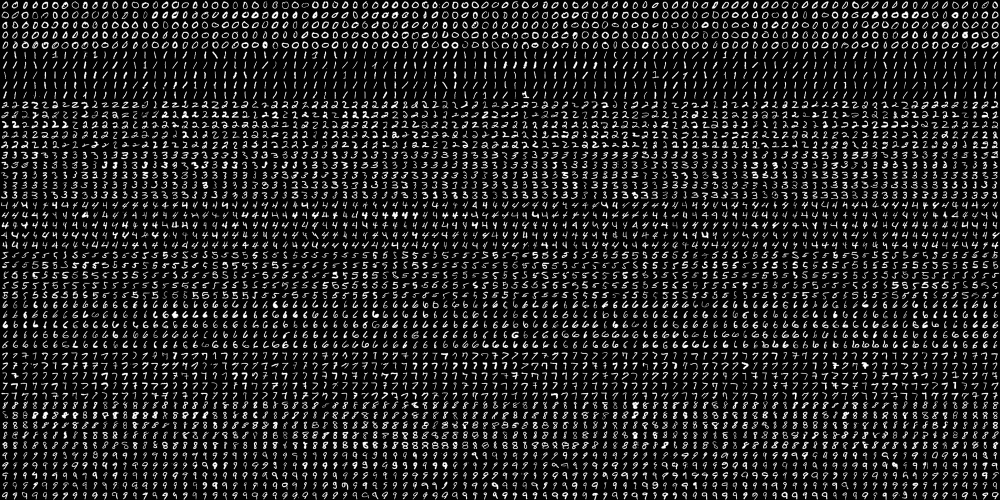
#> input picture digits.png, 2000 x 1000 px (shown at 1/2 size)
$ python testing.py
#> lines starting #> are read from the running program, lines starting #| are printed output that depends on the picture; after the words box and inside, x2 and y2 are one past the last pixel; in counts of white or black regions, pixels touching at a corner belong together
#> the answer given: digits.png
#> in getpic, picture is the input picture: shape (1000, 2000, 3); min 0, max 255, mean 33.8
import numpy as np
from imutils.perspective import four_point_transform
from imutils import contours
import imutils
import cv2
from matplotlib import pyplot as plt
def cleanup( uint8 ):
    # pre-process the image by resizing it, converting it to
    # graycale, blurring it, and computing an edge map
    image = imutils.resize(uint8, height=500)
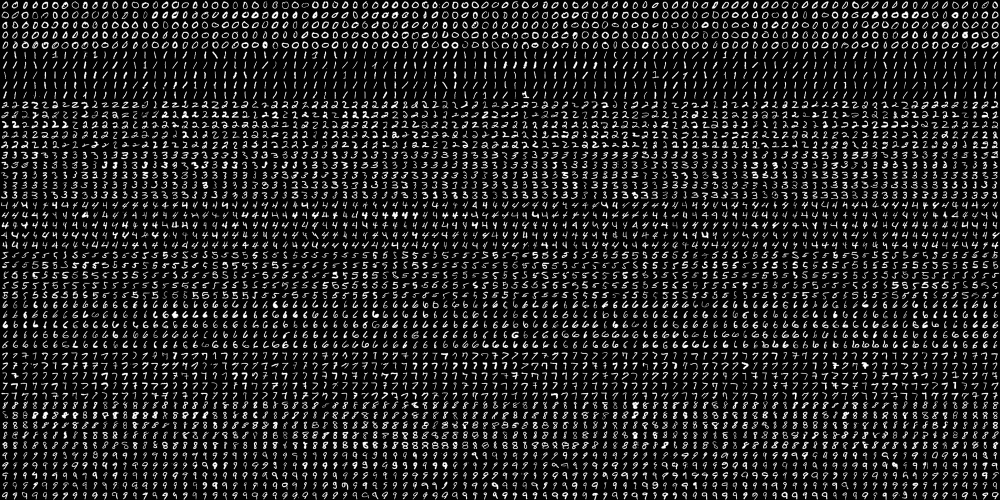
#> image: shape (500, 1000, 3); min 0, max 255, mean 33.9
    gray = cv2.cvtColor(image, cv2.COLOR_BGR2GRAY)
    #thresh, gray = cv2.threshold(gray, 100, 255, cv2.THRESH_BINARY)
    cv2.imwrite("bwtest.png", gray)
    blurred = cv2.GaussianBlur(gray, (5, 5), 0)
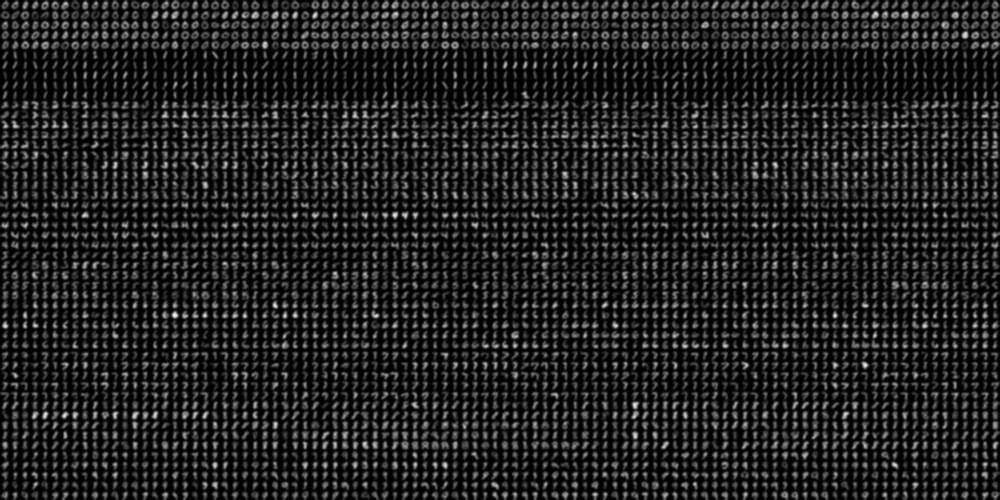
#> blurred: shape (500, 1000); min 0, max 244, mean 33.9
    edged = cv2.Canny(blurred, 50, 200, 255)
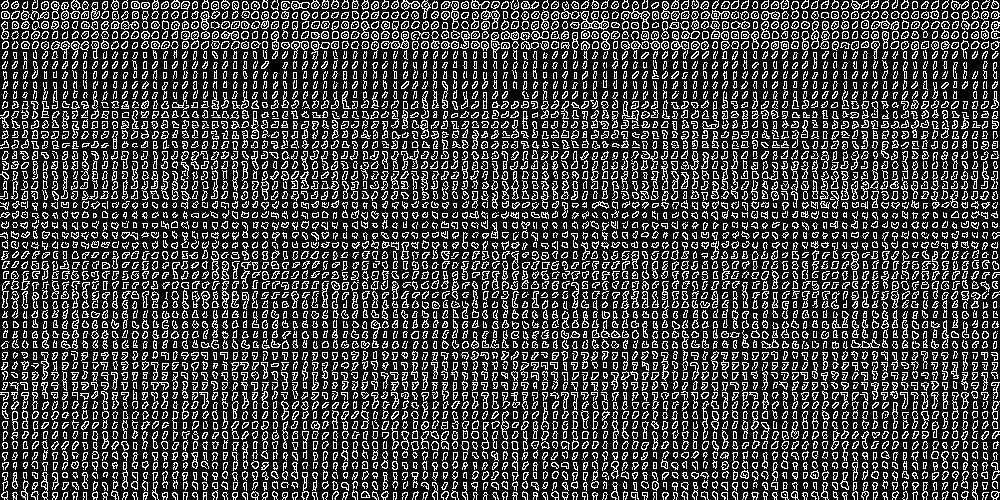
#> edged: shape (500, 1000); 24.8% white in thin lines or dots
    # find contours in the edge map, then sort them by their
    # size in descending order
    cv2.imwrite("edge3.png", edged)
    cnts = cv2.findContours(edged.copy(), cv2.RETR_EXTERNAL,
                            cv2.CHAIN_APPROX_SIMPLE)
#> cnts = 4646 contours, 1760 with area under 20; largest, box (x1, y1, x2, y2) and area: (580, 11, 609, 30) 262, (621, 1, 650, 30) 194, (381, 31, 409, 49) 192, (481, 10, 500, 29) 154, (451, 1, 459, 29) 136
    cnt = cnts[0]
#> cnt has the same summary as cnts
    displayCnt = None

#> (the run stopped early here; a loop or call above may not have finished)
